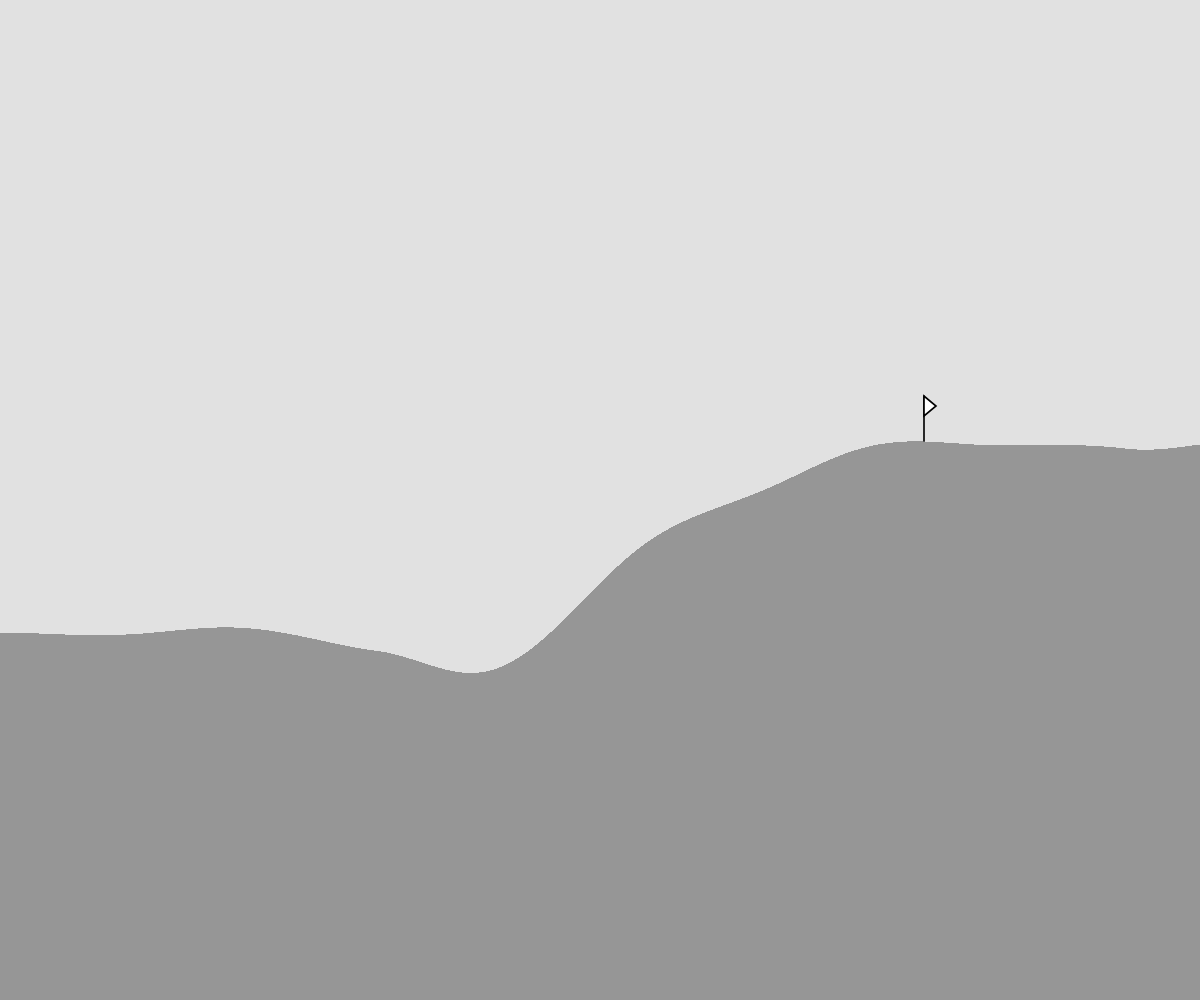
Frame 1 (no input)
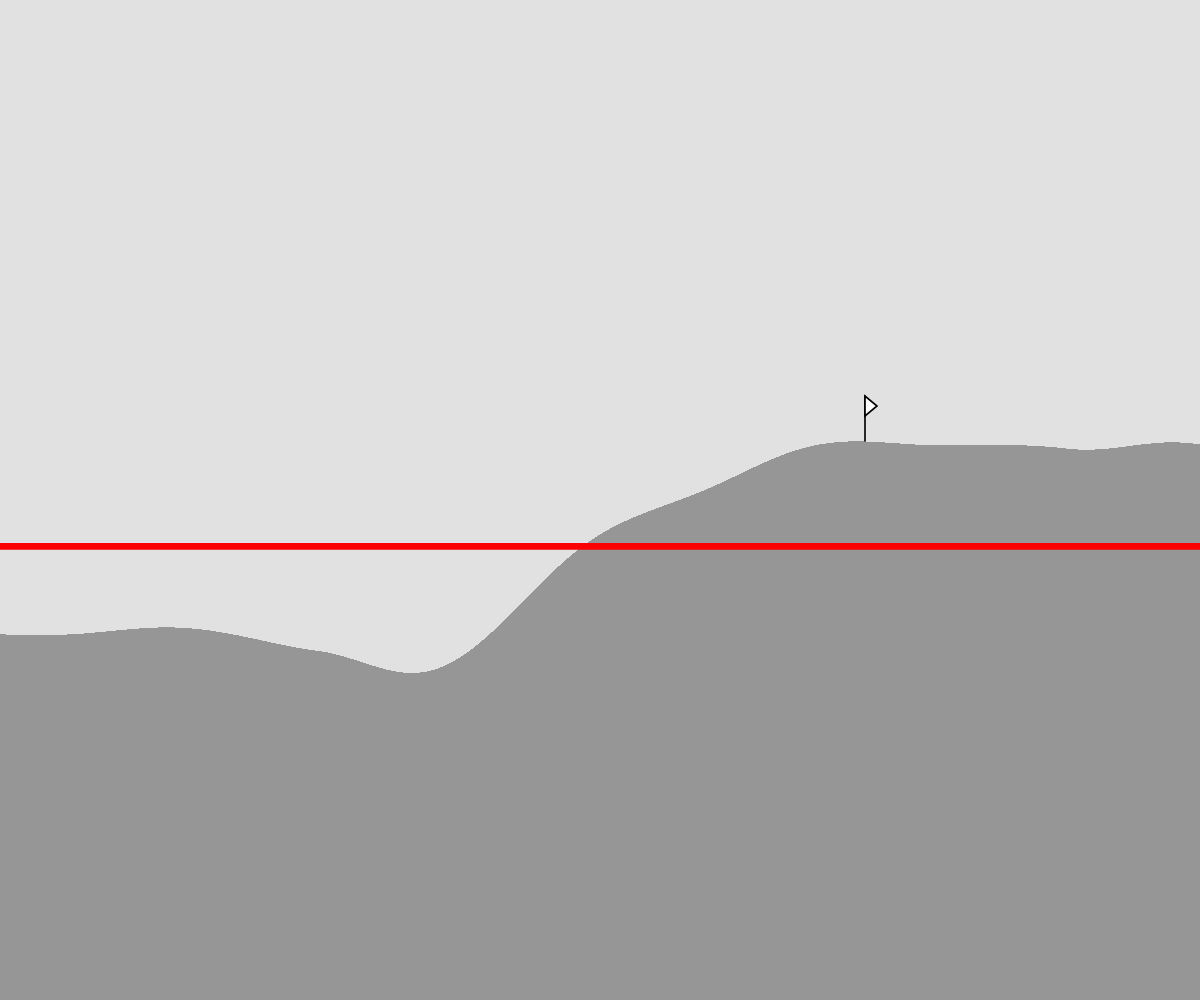
Frame 60 (no input)
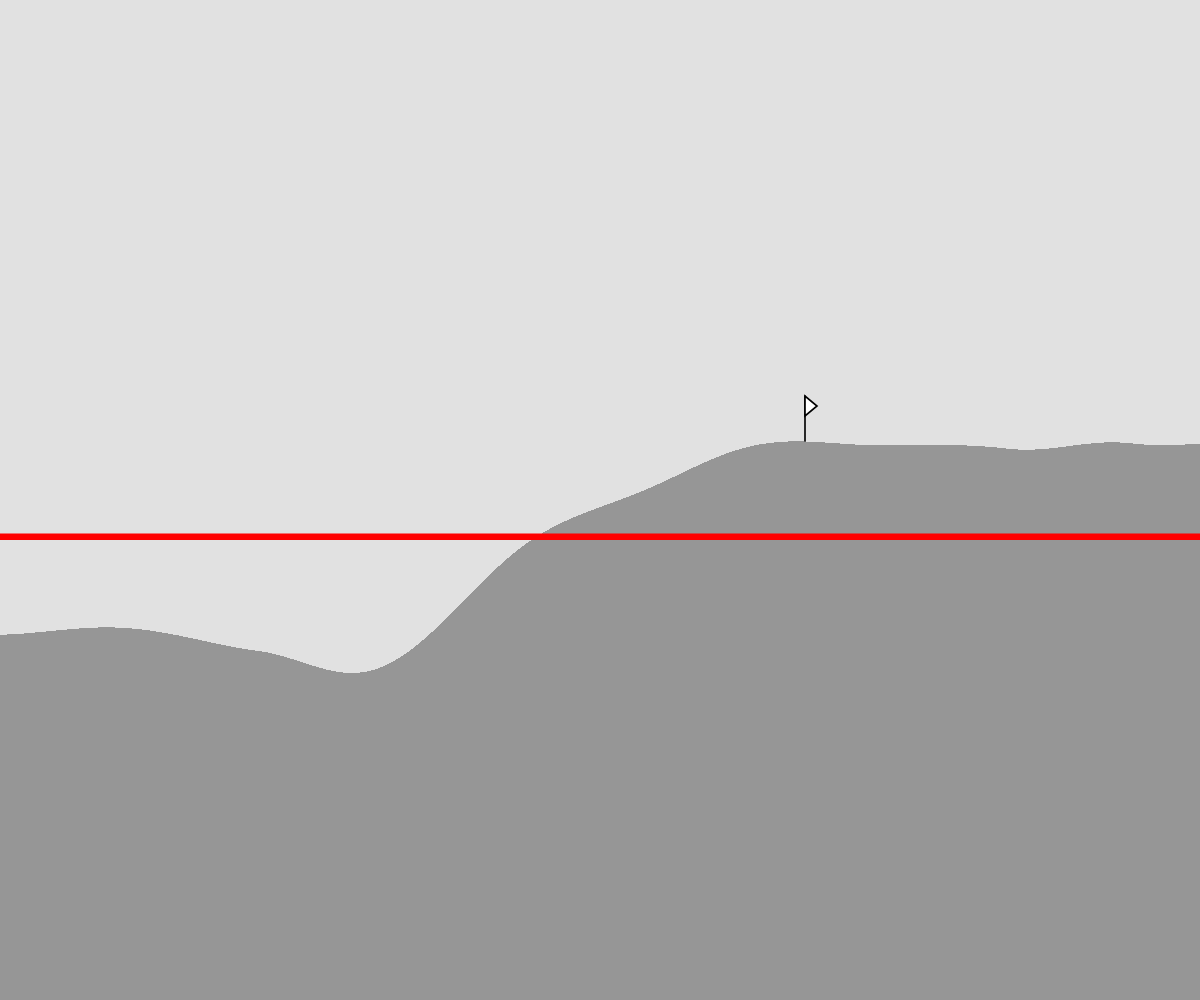
Frame 120 (the mouse pressed at the canvas centre since frame 60)

The p5.js sketch that drew these frames (run headless with seeded random() and noise() and a simulated clock; from frame 60 on, the mouse is pressed at the canvas centre):

// p5.js sketch
// ── sketch.js
// Terrain Generation
// Marcus Cheecham
// March 10th 2025

let rectWidth = 1;
let rectHeight;

let mySeed;
let noiseStart = 1;
let noiseSpeed = 0.001;
let noiseTime;

let xSum;

function setup() {
  createCanvas(windowWidth, windowHeight);
  mySeed = random(1000);
}

function draw() {
  background(225);
  noiseTime = noiseStart;
  noiseSeed(mySeed);
  noStroke();
  fill(150);
  generateTerrain();


  noiseStart+= noiseSpeed;
}

function generateTerrain() {
  // use a loop to generate and draw several rectangles side to side to look like some 2D terrain
  rectMode(CORNERS);

  let tallestPoint = Infinity;
  let flagX;

  for (let x = 0; x < width; x += rectWidth) {
    //generate a random height.
    //change this from using random() to noise()

    rectHeight = noise(noiseTime);
    rectHeight = round(map(rectHeight, 0, 1, height*0.15, height*0.95));

    //calculate the other corners of our rectangle
    let x2 = x +  rectWidth;
    let y2 = height - rectHeight;
    fill(150);
    rect(x, height, x2, y2);

    if (y2 <= tallestPoint) {
      tallestPoint = y2; flagX = x;
    }

    noiseTime += noiseSpeed;

    xSum += y2;
  }

  placeFlag(flagX, tallestPoint);

  rectMode(CORNER);
  averageHeight();
  xSum = 0;
}

function placeFlag(x, y) {
  fill(255);
  stroke(1);
  strokeWeight(height*0.00075+width*0.00075);
  stroke(0);
  // line(x, y, x, y*0.85);
  // triangle(x, y*0.85, x*1.05, y*0.90, x, y*0.95);
  line(x, y, x, y - height*0.045);
  triangle(x, y - height*0.025, x, y - height*0.045, x + width*0.010, y - height*0.035);


  // circle(x, y, height*0.025+width*0.025);
}

function averageHeight() {
  stroke(1);
  strokeWeight(height*0.003+width*0.003);
  stroke(255, 0, 0);
  line(0, xSum/(width/rectWidth), width, xSum/(width/rectWidth));
}

function keyReleased() {
  if (keyCode === 37 && rectWidth > 1) {
    rectWidth--;
  }

  if (keyCode === 39 && rectWidth < width) {
    rectWidth++;
  }
}
